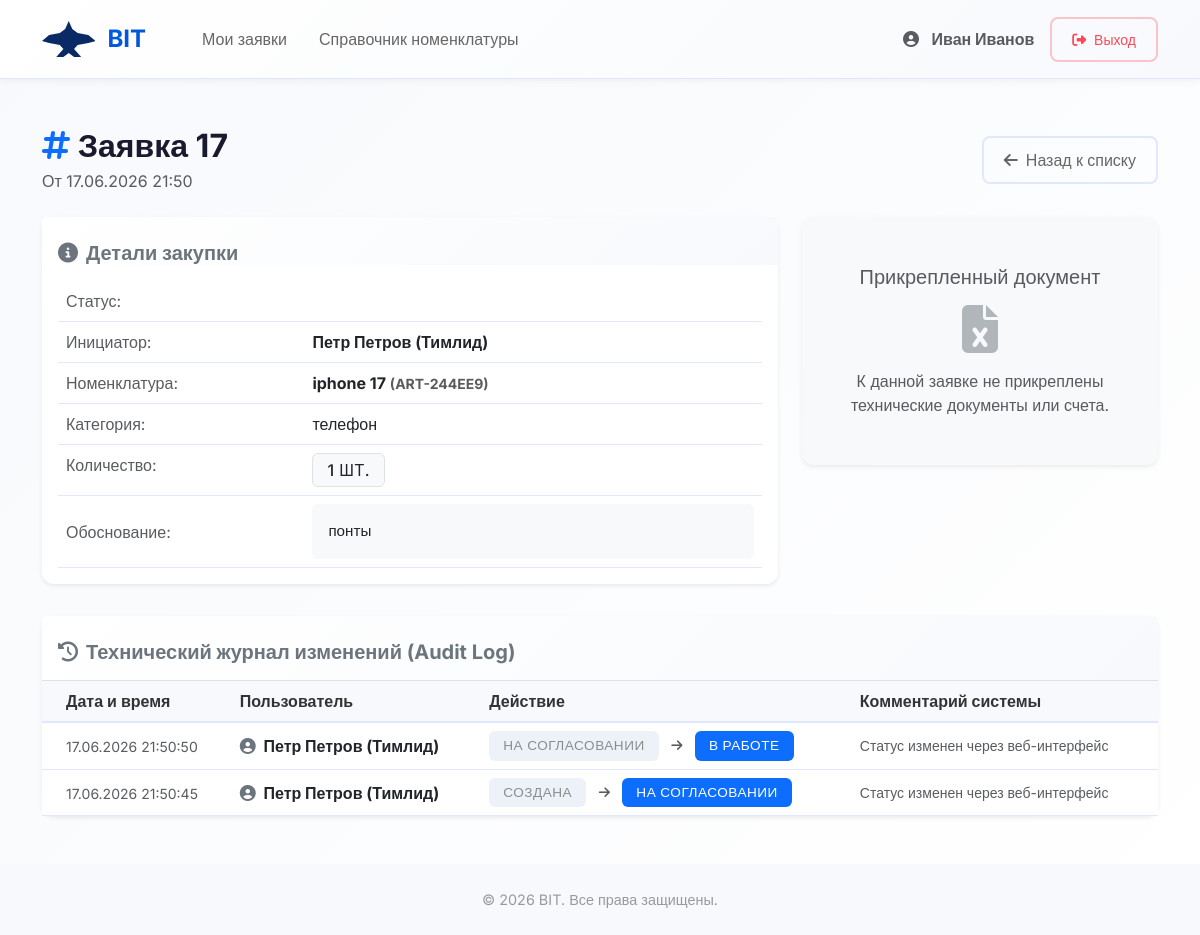
The app's page /request/17/ (signed in) with its own data.
### purchases/models.py (models this page shows, shortened)
class CustomUser(AbstractUser):
    ROLE_CHOICES = (
        ('initiator', 'Инициатор'),
        ('manager', 'Руководитель'),
        ('purchaser', 'Снабженец'),
    )
    role = models.CharField(
        max_length=20,
        choices=ROLE_CHOICES,
        default='initiator',
        verbose_name='Роль пользователя'
    )
    class Meta:
        verbose_name = 'Пользователь'
        verbose_name_plural = 'Пользователи'

class PurchaseRequest(models.Model):
    STATE_CREATED = 'created'
    STATE_PENDING = 'pending_approval'
    STATE_IN_PROGRESS = 'in_progress'
    STATE_AWAITING_DELIVERY = 'awaiting_delivery'
    STATE_COMPLETED = 'completed'
    STATE_REJECTED = 'rejected'
    STATE_CHOICES = (
        (STATE_CREATED, 'Создана'),
        (STATE_PENDING, 'На согласовании'),
        (STATE_IN_PROGRESS, 'В работе'),
        (STATE_AWAITING_DELIVERY, 'Ожидает доставки'),
        (STATE_COMPLETED, 'Выполнена'),
        (STATE_REJECTED, 'Отклонена'),
    )
    initiator = models.ForeignKey(
        settings.AUTH_USER_MODEL,
        on_delete=models.CASCADE,
        related_name='requests',
        verbose_name='Инициатор'
    )
    item = models.ForeignKey(
        Item,
        on_delete=models.PROTECT,
        verbose_name='Номенклатура'
    )
    quantity = models.PositiveIntegerField(default=1, verbose_name='Количество')
    justification = models.TextField(verbose_name='Обоснование необходимости')
    attached_file = models.FileField(
        upload_to='requests_files/',
        blank=True,
        null=True,
        verbose_name="Прикрепленный документ (счет, ТЗ)"
    )
    created_at = models.DateTimeField(auto_now_add=True, verbose_name='Дата создания')
    updated_at = models.DateTimeField(auto_now=True, verbose_name='Дата обновления')
    status = FSMField(
        default=STATE_CREATED,
        choices=STATE_CHOICES,
        verbose_name='Текущий статус'
    )
    class Meta:
        verbose_name = 'Заявка на закупку'
        verbose_name_plural = 'Заявки на закупку'

class Item(models.Model):
    name = models.CharField(max_length=255, verbose_name='Наименование')
    sku = models.CharField(max_length=50, unique=True, verbose_name='Артикул', blank=True)
    category = models.CharField(max_length=100, verbose_name='Категория')
    estimated_price = models.DecimalField(
        max_digits=10,
        decimal_places=2,
        verbose_name='Ориентировочная цена',
        null=True,
        blank=True
    )
    class Meta:
        verbose_name = 'Номенклатура'
        verbose_name_plural = 'Справочник номенклатуры'

class RequestHistory(models.Model):
    purchase_request = models.ForeignKey(
        PurchaseRequest,
        on_delete=models.CASCADE,
        related_name='history',
        verbose_name='Заявка'
    )
    changed_by = models.ForeignKey(
        settings.AUTH_USER_MODEL,
        on_delete=models.SET_NULL,
        null=True,
        verbose_name='Кто изменил'
    )
    old_status = models.CharField(max_length=50, verbose_name='Старый статус')
    new_status = models.CharField(max_length=50, verbose_name='Новый статус')
    comment = models.TextField(blank=True, verbose_name='Комментарий к изменению')
    timestamp = models.DateTimeField(auto_now_add=True, verbose_name='Время изменения')
    class Meta:
        ordering = ['-timestamp']
        verbose_name = 'Запись истории'
        verbose_name_plural = 'История изменений'

### purchases/views.py (the view)
# urls.py: path('request/<int:pk>/', views.RequestDetailView.as_view(), name='request_detail'),
class RequestDetailView(LoginRequiredMixin, DetailView):
    model = PurchaseRequest
    template_name = 'purchases/request_detail.html'
    context_object_name = 'req'
    def get_context_data(self, **kwargs):
        context = super().get_context_data(**kwargs)
        context['history'] = self.object.history.all().select_related('changed_by')
        return context

### purchases/templates/purchases/request_detail.html (shortened to what this page needs)
{% extends "base.html" %}
{% block content %}
<div class="d-flex justify-content-between align-items-center mb-4">
    <div>
        <h2 class="mb-0 fw-bold">
            <i class="fas fa-hashtag text-primary me-2"></i>Заявка {{ req.id }}
        </h2>
        <p class="text-muted mt-1 mb-0">От {{ req.created_at|date:"d.m.Y H:i" }}</p>
    </div>
    <a href="{% url 'request_list' %}" class="btn btn-outline-secondary">
        <i class="fas fa-arrow-left me-2"></i>Назад к списку
    </a>
</div>
<div class="row">
    <div class="col-lg-8 mb-4">
        <div class="card shadow-sm border-0 h-100">
            <div class="card-header bg-white border-bottom-0 pt-4 pb-0">
                <h5 class="fw-bold text-secondary mb-0"><i class="fas fa-info-circle me-2"></i>Детали закупки</h5>
            </div>
            <div class="card-body">
                <table class="table table-borderless mb-0">
                    <tbody>
                        <tr>
                            <td class="text-muted" style="width: 35%;">Статус:</td>
                            <td></td>
                        </tr>
                        <tr>
                            <td class="text-muted">Инициатор:</td>
                            <td class="fw-bold">{{ req.initiator.get_full_name|default:req.initiator.username }}</td>
                        </tr>
                        <tr>
                            <td class="text-muted">Номенклатура:</td>
                            <td class="fw-bold text-dark">{{ req.item.name }} <span class="text-muted small">({{ req.item.sku }})</span></td>
                        </tr>
                        <tr>
                            <td class="text-muted">Категория:</td>
                            <td>{{ req.item.category }}</td>
                        </tr>
                        <tr>
                            <td class="text-muted">Количество:</td>
                            <td><span class="badge bg-light text-dark border fs-6">{{ req.quantity }} шт.</span></td>
                        </tr>
                        <tr>
                            <td class="text-muted align-middle">Обоснование:</td>
                            <td>
                                <div class="p-3 bg-light rounded text-dark" style="font-size: 0.95rem;">
                                    {{ req.justification|linebreaksbr }}
                                </div>
                            </td>
                        </tr>
                    </tbody>
                </table>
            </div>
        </div>
    </div>
    <div class="col-lg-4 mb-4">
        <div class="card shadow-sm border-0 mb-4" style="background-color: #f8f9fa;">
            <div class="card-body text-center py-5">
                <h5 class="text-muted mb-3">Прикрепленный документ</h5>
                {% if req.attached_file %}
                    <i class="fas fa-file-pdf text-danger mb-3" style="font-size: 3rem;"></i>
                    <h6 class="text-truncate mb-4 px-2" title="{{ req.attached_file.name }}">{{ req.attached_file.name }}</h6>
                    <a href="{{ req.attached_file.url }}" target="_blank" class="btn btn-success w-100">
                        <i class="fas fa-download me-2"></i>Скачать документ
                    </a>
                {% else %}
                    <i class="fas fa-file-excel text-secondary mb-3 opacity-50" style="font-size: 3rem;"></i>
                    <p class="text-muted mb-0">К данной заявке не прикреплены технические документы или счета.</p>
                {% endif %}
            </div>
        </div>
    </div>
</div>
<div class="card shadow-sm border-0 mt-2">
    <div class="card-header bg-white pt-4 pb-3 border-bottom">
        <h5 class="fw-bold text-secondary mb-0"><i class="fas fa-history me-2"></i>Технический журнал изменений (Audit Log)</h5>
    </div>
    <div class="card-body p-0">
        <div class="table-responsive">
            <table class="table table-hover align-middle mb-0">
                <thead class="table-light">
                    <tr>
                        <th class="ps-4">Дата и время</th>
                        <th>Пользователь</th>
                        <th>Действие</th>
                        <th>Комментарий системы</th>
                    </tr>
                </thead>
                <tbody>
                    {% for record in history %}
                    <tr>
                        <td class="ps-4 text-muted"><small>{{ record.timestamp|date:"d.m.Y H:i:s" }}</small></td>
                        <td class="fw-bold">
                            <i class="fas fa-user-circle text-secondary me-1"></i>
                            {{ record.changed_by.get_full_name|default:record.changed_by.username }}
                        </td>
                        <td>
                            <span class="badge bg-secondary opacity-75">{{ record.old_status }}</span>
                            <i class="fas fa-arrow-right mx-2 text-muted" style="font-size: 0.8rem;"></i>
                            <span class="badge bg-primary">{{ record.new_status }}</span>
                        </td>
                        <td class="text-muted small">{{ record.comment }}</td>
                    </tr>
                    {% empty %}
                    <tr>
                        <td colspan="4" class="text-center py-4 text-muted">
                            <i class="fas fa-info-circle me-2"></i>История изменений пуста (заявка только создана)
                        </td>
                    </tr>
                    {% endfor %}
                </tbody>
            </table>
        </div>
    </div>
</div>
{% endblock %}

### purchases/templates/base.html (shortened to what this page needs)
{% load static %}
<!DOCTYPE html>
<html lang="ru">
<head>
    <link href="https://cdn.jsdelivr.net/npm/bootstrap@5.3.0/dist/css/bootstrap.min.css" rel="stylesheet">
    <link rel="stylesheet" href="https://cdnjs.cloudflare.com/ajax/libs/font-awesome/6.4.0/css/all.min.css">
    <link rel="stylesheet" href="{% static 'css/style.css' %}">
</head>
<body>
    <nav class="navbar navbar-expand-lg navbar-light">
        <div class="container-lg">
            <a class="navbar-brand d-flex align-items-center" href="{% url 'request_list' %}">
                BIT
            </a>
            <div class="collapse navbar-collapse" id="navbarNav">
                <ul class="navbar-nav me-auto mb-2 mb-lg-0 ms-4">
                    <li class="nav-item">
                        <a class="nav-link" href="{% url 'request_list' %}">Мои заявки</a>
                    </li>
                    <li class="nav-item">
                        <a class="nav-link" href="{% url 'catalog' %}">Справочник номенклатуры</a>
                    </li>
                </ul>
                <div class="ms-auto d-flex align-items-center gap-3">
                    {% if user.is_authenticated %}
                        <div class="d-flex align-items-center gap-3">
                            <span class="text-muted">
                                <i class="fas fa-user-circle me-2"></i>
                                <strong>{{ user.get_full_name }}</strong>
                            </span>
                            <form action="{% url 'logout' %}" method="post" class="m-0">
                                <button type="submit" class="btn btn-sm btn-outline-danger" title="Выйти">
                                    <i class="fas fa-sign-out-alt me-1"></i>
                                    Выход
                                </button>
                            </form>
                        </div>
                    {% endif %}
                </div>
            </div>
        </div>
    </nav>
    <div class="container-lg my-5">
        {% block content %}{% endblock %}
    </div>
    <footer class="mt-5 py-4 border-top border-light" style="background: var(--bg-light); color: #999; font-size: 0.9rem;">
        <div class="container-lg text-center">
            <p class="mb-0">&copy; 2026 BIT. Все права защищены.</p>
        </div>
    </footer>
</body>
</html>

### purchases/static/css/style.css (style rules this page uses)
.btn { position: relative; overflow: hidden; }
.btn::after { content: ''; position: absolute; top: 50%; left: 50%; width: 0; height: 0; border-radius: 50%; background: rgba(255, 255, 255, 0.5); transform: translate(-50%, -50%); transition: width 0.6s, height 0.6s; }
.table tbody tr { animation: fadeIn 0.3s ease-in; }
.table thead { position: sticky; top: 0; }
.badge { text-transform: uppercase; letter-spacing: 0.5px; font-size: 0.75rem; }
.card { animation: fadeIn 0.5s ease-in; }
.navbar { animation: slideInLeft 0.3s ease-out; }

### purchases/templates/base.html (style rules this page uses)
* { font-family: 'Inter', sans-serif; }
:root { --primary: #0066ff; --primary-light: #e6f0ff; --success: #00b896; --danger: #ff4757; --warning: #ffa502; --bg-light: #f7f9fc; --border-color: #e0e7ff; }
body { background: linear-gradient(135deg, var(--bg-light) 0%, #ffffff 100%); color: #1a1a2e; min-height: 100vh; }
.navbar { background: linear-gradient(135deg, #ffffff 0%, #f7f9fc 100%); border-bottom: 1px solid var(--border-color); box-shadow: 0 2px 8px rgba(0, 0, 0, 0.05); padding: 1rem 0; }
.navbar-brand { font-weight: 700; font-size: 1.5rem; background: linear-gradient(135deg, var(--primary) 0%, #0052cc 100%); -webkit-background-clip: text; -webkit-text-fill-color: transparent; background-clip: text; }
.nav-link { font-weight: 500; color: #666 !important; transition: all 0.3s ease; margin: 0 0.5rem; }
.card { border: 1px solid var(--border-color); border-radius: 12px; box-shadow: 0 2px 12px rgba(0, 0, 0, 0.08); transition: all 0.3s ease; }
.card-header { border-bottom: 1px solid var(--border-color); background: linear-gradient(135deg, #ffffff 0%, var(--bg-light) 100%); font-weight: 600; font-size: 1.1rem; }
.btn { border-radius: 8px; font-weight: 500; padding: 0.625rem 1.25rem; transition: all 0.3s ease; border: none; }
.btn-outline-secondary { color: #666; border: 2px solid var(--border-color); }
.btn-outline-danger { color: #ff4757; border: 2px solid rgba(255, 71, 87, 0.3); }
.badge { padding: 0.5rem 0.875rem; border-radius: 6px; font-weight: 500; font-size: 0.85rem; }
.bg-secondary { background-color: #e8eef7 !important; color: #666 !important; }
.table { margin-bottom: 0; }
.table thead th { border-bottom: 2px solid var(--border-color); font-weight: 600; color: #333; background: var(--bg-light); }
.table tbody tr { border-bottom: 1px solid var(--border-color); transition: all 0.2s ease; }

### records on screen
CustomUser: get_full_name "Иван Иванов"
PurchaseRequest: id "17", created_at "17.06.2026 21:50", initiator.get_full_name "Петр Петров (Тимлид)", item.name "iphone 17", item.sku "ART-244EE9", item.category "телефон", quantity "1", justification "понты"
RequestHistory: timestamp "17.06.2026 21:50:50", changed_by.get_full_name "Петр Петров (Тимлид)", old_status "НА СОГЛАСОВАНИИ", new_status "В РАБОТЕ", comment "Статус изменен через веб-интерфейс"
RequestHistory: timestamp "17.06.2026 21:50:45", changed_by.get_full_name "Петр Петров (Тимлид)", old_status "СОЗДАНА", new_status "НА СОГЛАСОВАНИИ", comment "Статус изменен через веб-интерфейс"
